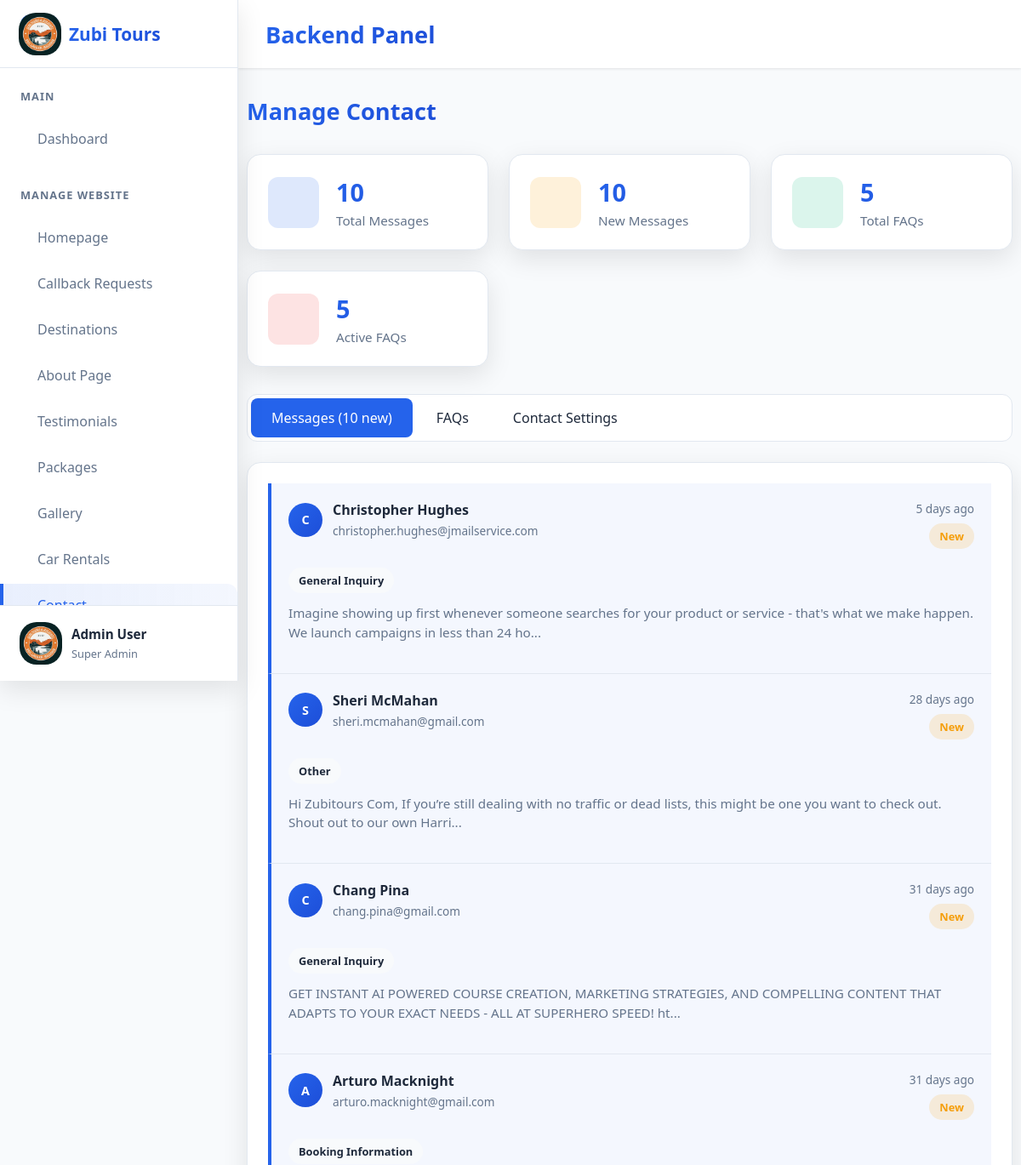
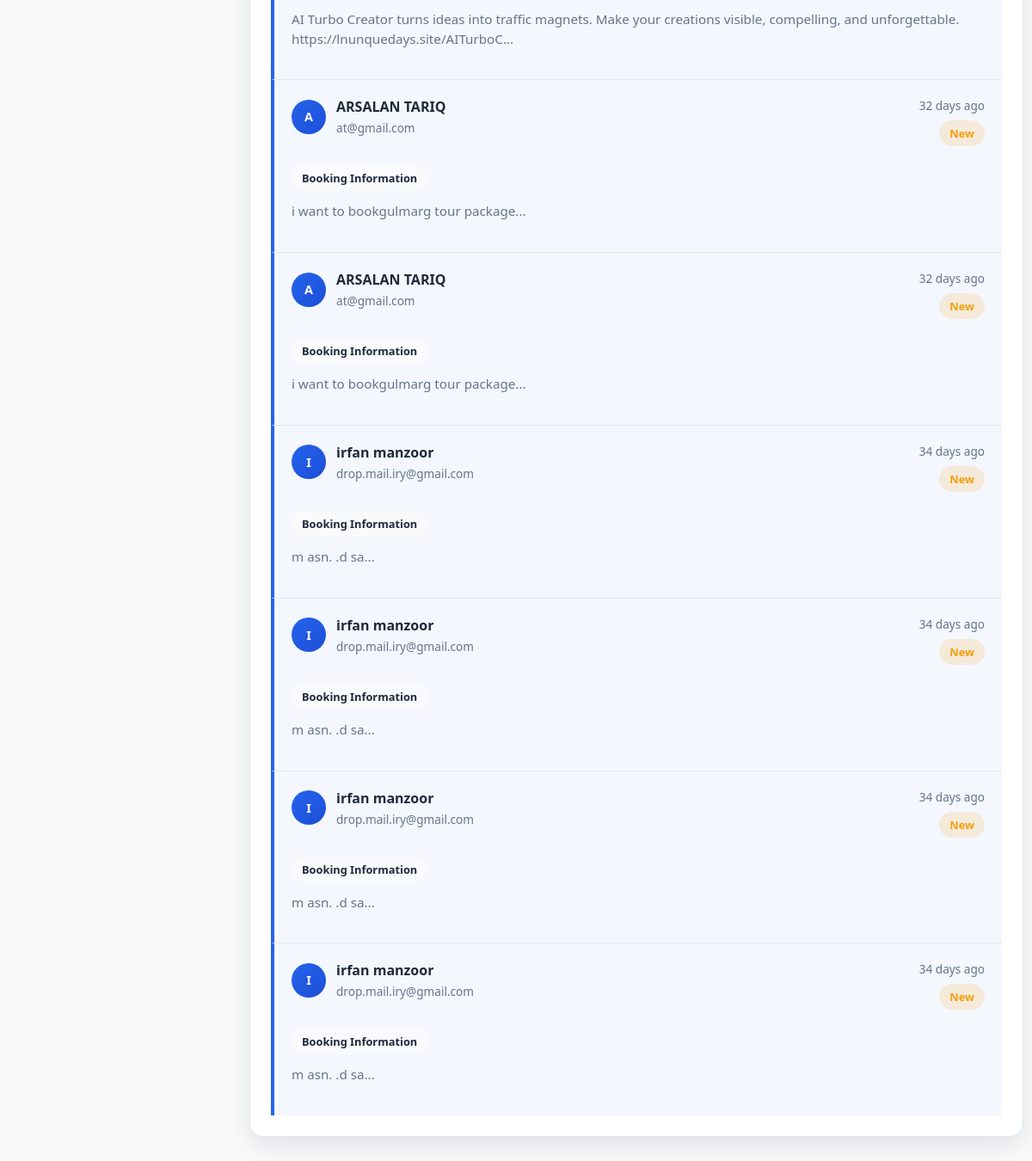
The app's page /admin/pages/manage-contacts.php (signed in) with its own data (2 pictures, top to bottom).
### tables this page shows
CREATE TABLE `contact_messages` (
  `id` int(11) NOT NULL,
  `name` varchar(100) NOT NULL,
  `email` varchar(100) NOT NULL,
  `phone` varchar(20) DEFAULT NULL,
  `subject` enum('general','booking','custom','feedback','complaint','other') NOT NULL DEFAULT 'general',
  `message` text NOT NULL,
  `status` enum('new','read','replied','archived') DEFAULT 'new',
  `admin_notes` text DEFAULT NULL,
  `ip_address` varchar(45) DEFAULT NULL,
  `user_agent` text DEFAULT NULL,
  `created_at` timestamp NOT NULL DEFAULT current_timestamp(),
  `updated_at` timestamp NOT NULL DEFAULT current_timestamp() ON UPDATE current_timestamp(),
  `is_spam` tinyint(1) DEFAULT 0,
  `spam_score` int(11) DEFAULT 0
);

### admin/pages/manage-contacts.php (the view, shortened to what this page needs)
<?php
require_once '../includes/connection.php';
$messages_query = "
    SELECT cm.*,
           CASE
               WHEN DATEDIFF(NOW(), cm.created_at) = 0 THEN 'Today'
               WHEN DATEDIFF(NOW(), cm.created_at) = 1 THEN 'Yesterday'
               ELSE CONCAT(DATEDIFF(NOW(), cm.created_at), ' days ago')
           END as time_ago
    FROM contact_messages cm
    ORDER BY
        CASE cm.status
            WHEN 'new' THEN 1
            WHEN 'read' THEN 2
            WHEN 'replied' THEN 3
            ELSE 4
        END,
        cm.created_at DESC
";
$messages = $conn->query($messages_query);
$total_messages = $conn->query("SELECT COUNT(*) as count FROM contact_messages")->fetch_assoc()['count'];
$new_messages = $conn->query("SELECT COUNT(*) as count FROM contact_messages WHERE status = 'new'")->fetch_assoc()['count'];
$total_faqs = $conn->query("SELECT COUNT(*) as count FROM faqs")->fetch_assoc()['count'];
$active_faqs = $conn->query("SELECT COUNT(*) as count FROM faqs WHERE is_active = 1")->fetch_assoc()['count'];
?>
<!DOCTYPE html>
<html lang="en">
<head>
    <link rel="stylesheet" href="https://cdnjs.cloudflare.com/ajax/libs/remixicon/3.5.0/remixicon.css">
    <link rel="stylesheet" href="../assets/admin.css">
</head>
<body>
     <?php
        include '../includes/sidebar.php';
   ?>
    <div class="main-content">
        <?php include '../includes/header.php'; ?>
        <div class="content">
            <div class="section-header">
                <h1 class="section-title">Manage Contact</h1>
            </div>
            <div class="stats-grid">
                <div class="stat-card">
                    <div class="stat-icon messages-icon">
                    </div>
                    <div class="stat-info">
                        <h3><?php echo $total_messages; ?></h3>
                        <p>Total Messages</p>
                    </div>
                </div>
                <div class="stat-card">
                    <div class="stat-icon new-messages-icon">
                    </div>
                    <div class="stat-info">
                        <h3><?php echo $new_messages; ?></h3>
                        <p>New Messages</p>
                    </div>
                </div>
                <div class="stat-card">
                    <div class="stat-icon faq-icon">
                    </div>
                    <div class="stat-info">
                        <h3><?php echo $total_faqs; ?></h3>
                        <p>Total FAQs</p>
                    </div>
                </div>
                <div class="stat-card">
                    <div class="stat-icon active-faq-icon">
                    </div>
                    <div class="stat-info">
                        <h3><?php echo $active_faqs; ?></h3>
                        <p>Active FAQs</p>
                    </div>
                </div>
            </div>
            <div class="tabs">
                <div class="tab active" onclick="switchTab('messages')">Messages (<?php echo $new_messages; ?> new)</div>
                <div class="tab" onclick="switchTab('faqs')">FAQs</div>
                <div class="tab" onclick="switchTab('settings')">Contact Settings</div>
            </div>
            <div id="messages-tab" class="tab-content active">
                <div class="messages-container">
                    <?php if ($messages->num_rows > 0): ?>
                        <ul class="message-list">
                            <?php while ($msg = $messages->fetch_assoc()): ?>
                                <li class="message-item <?php echo $msg['status']; ?> <?php echo $msg['status'] == 'new' ? 'unread' : 'read'; ?>"
                                    onclick="viewMessage(<?php echo $msg['id']; ?>)">
                                    <div class="message-header">
                                        <div class="message-sender">
                                            <div class="sender-avatar">
                                                <?php echo strtoupper(substr($msg['name'], 0, 1)); ?>
                                            </div>
                                            <div class="sender-info">
                                                <h4><?php echo htmlspecialchars($msg['name']); ?></h4>
                                                <div class="sender-email"><?php echo $msg['email']; ?></div>
                                            </div>
                                        </div>
                                        <div class="message-meta">
                                            <div class="message-time"><?php echo $msg['time_ago']; ?></div>
                                            <span class="status-badge status-<?php echo $msg['status']; ?>">
                                                <?php echo ucfirst($msg['status']); ?>
                                            </span>
                                        </div>
                                    </div>
                                    <div class="message-subject">
                                        <?php
                                        $subject_labels = [
                                            'general' => 'General Inquiry',
                                            'booking' => 'Booking Information',
                                            'custom' => 'Custom Package',
                                            'feedback' => 'Feedback',
                                            'complaint' => 'Complaint',
                                            'other' => 'Other'
                                        ];
                                        echo $subject_labels[$msg['subject']] ?? 'General Inquiry';
                                        ?>
                                    </div>
                                    <div class="message-preview">
                                        <?php echo htmlspecialchars(substr($msg['message'], 0, 150)); ?>...
                                    </div>
                                </li>
                            <?php endwhile; ?>
                        </ul>
                    <?php endif; ?>
                </div>
            </div>
        </div>
    </div>
</body>
</html>

### records on screen
contact_messages: name "C", name "Christopher Hughes", email "christopher.hughes@jmailservice.com", time_ago "5 days ago", status "New", subject "General Inquiry", message "Imagine showing up first whenever someone searches for your product or service - that's what we make happen. We launch campaigns in less than 24 ho"
contact_messages: name "S", name "Sheri McMahan", email "sheri.mcmahan@gmail.com", time_ago "28 days ago", status "New", subject "Other", message "Hi Zubitours Com, If you’re still dealing with no traffic or dead lists, this might be one you want to check out. Shout out to our own Harri"
contact_messages: name "C", name "Chang Pina", email "chang.pina@gmail.com", time_ago "31 days ago", status "New", subject "General Inquiry", message "GET INSTANT AI POWERED COURSE CREATION, MARKETING STRATEGIES, AND COMPELLING CONTENT THAT ADAPTS TO YOUR EXACT NEEDS - ALL AT SUPERHERO SPEED! ht"
contact_messages: name "A", name "Arturo Macknight", email "arturo.macknight@gmail.com", time_ago "31 days ago", status "New", subject "Booking Information", message "AI Turbo Creator turns ideas into traffic magnets. Make your creations visible, compelling, and unforgettable. https://lnunquedays.site/AITurboC"
contact_messages: name "A", name "ARSALAN TARIQ", email "at@gmail.com", time_ago "32 days ago", status "New", subject "Booking Information", message "i want to bookgulmarg tour package"
contact_messages: name "A", name "ARSALAN TARIQ", email "at@gmail.com", time_ago "32 days ago", status "New", subject "Booking Information", message "i want to bookgulmarg tour package"
contact_messages: name "I", name "irfan manzoor", email "drop.mail.iry@gmail.com", time_ago "34 days ago", status "New", subject "Booking Information", message "m asn. .d sa"
contact_messages: name "I", name "irfan manzoor", email "drop.mail.iry@gmail.com", time_ago "34 days ago", status "New", subject "Booking Information", message "m asn. .d sa"
contact_messages: name "I", name "irfan manzoor", email "drop.mail.iry@gmail.com", time_ago "34 days ago", status "New", subject "Booking Information", message "m asn. .d sa"
contact_messages: name "I", name "irfan manzoor", email "drop.mail.iry@gmail.com", time_ago "34 days ago", status "New", subject "Booking Information", message "m asn. .d sa"

### other values on screen
$total_messages "10"
$new_messages "10"
$total_faqs "5"
$active_faqs "5"
